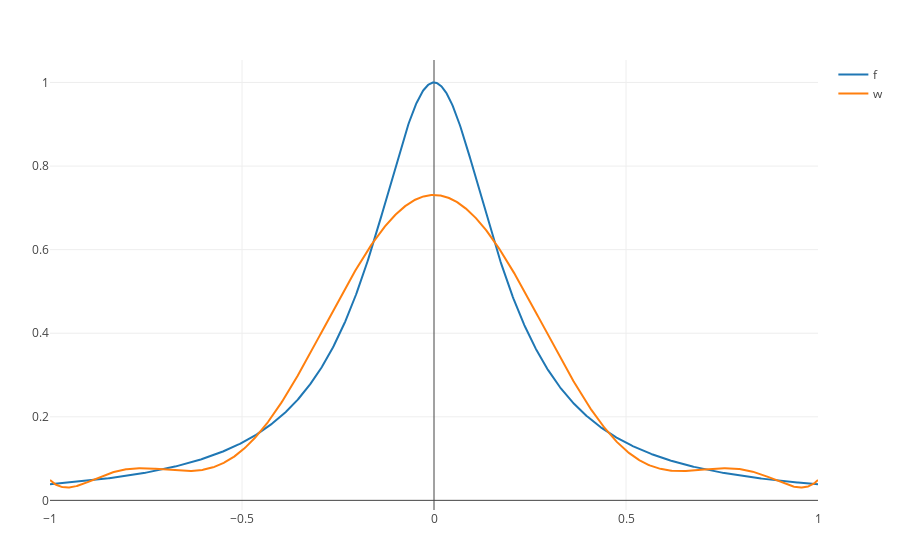

Here is the notebook cell this chart was saved with:
### Code cell
y2 = map(w, xs)
data2 = scatter( ; x = xs, y = y2, mode = "lines", name = "w")
plot([data1, data2])

### Figure 1 — Plotly figure (JSON) as saved in the notebook; plotly's stock layout.template omitted (floating-point values rounded to 4 significant figures; data arrays with more than 128 entries replaced by an {"elided": "..."} marker saying what was removed)
{"data": [{"y": {"elided": "1000 float values"}, "name": "f", "type": "scatter", "x": {"elided": "1000 float values"}, "mode": "lines"}, {"y": {"elided": "1000 float values"}, "name": "w", "type": "scatter", "x": {"elided": "1000 float values"}, "mode": "lines"}], "layout": {"margin": {"r": 50, "l": 50, "b": 50, "t": 60}}}
